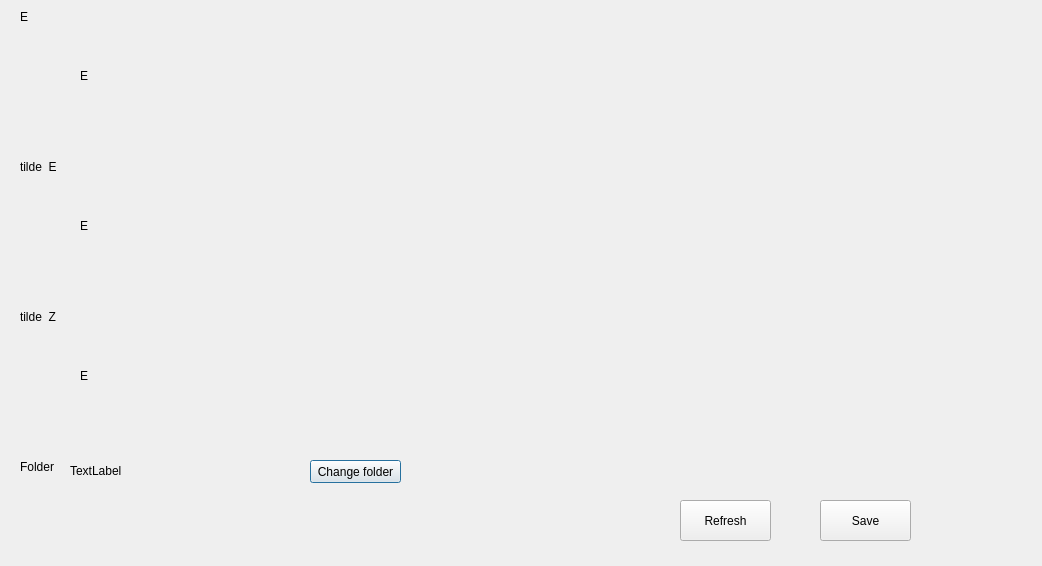
<?xml version="1.0" encoding="UTF-8"?>
<ui version="4.0">
 <class>Dialog</class>
 <widget class="QDialog" name="Dialog">
  <property name="geometry">
   <rect>
    <x>0</x>
    <y>0</y>
    <width>1042</width>
    <height>566</height>
   </rect>
  </property>
  <property name="windowTitle">
   <string>Dialog</string>
  </property>
  <widget class="QLabel" name="E_label">
   <property name="geometry">
    <rect>
     <x>20</x>
     <y>10</y>
     <width>47</width>
     <height>13</height>
    </rect>
   </property>
   <property name="text">
    <string>E</string>
   </property>
  </widget>
  <widget class="QLabel" name="tildeE_label">
   <property name="geometry">
    <rect>
     <x>20</x>
     <y>160</y>
     <width>47</width>
     <height>13</height>
    </rect>
   </property>
   <property name="text">
    <string>tilde_E</string>
   </property>
  </widget>
  <widget class="QLabel" name="tildeZ_label">
   <property name="geometry">
    <rect>
     <x>20</x>
     <y>310</y>
     <width>47</width>
     <height>13</height>
    </rect>
   </property>
   <property name="text">
    <string>tilde_Z</string>
   </property>
  </widget>
  <widget class="QLabel" name="folder_label">
   <property name="geometry">
    <rect>
     <x>20</x>
     <y>460</y>
     <width>47</width>
     <height>13</height>
    </rect>
   </property>
   <property name="text">
    <string>Folder</string>
   </property>
  </widget>
  <widget class="QLabel" name="E">
   <property name="geometry">
    <rect>
     <x>80</x>
     <y>10</y>
     <width>901</width>
     <height>131</height>
    </rect>
   </property>
   <property name="text">
    <string>E</string>
   </property>
  </widget>
  <widget class="QLabel" name="tildeE">
   <property name="geometry">
    <rect>
     <x>80</x>
     <y>160</y>
     <width>901</width>
     <height>131</height>
    </rect>
   </property>
   <property name="text">
    <string>E</string>
   </property>
  </widget>
  <widget class="QLabel" name="tildeZ">
   <property name="geometry">
    <rect>
     <x>80</x>
     <y>310</y>
     <width>901</width>
     <height>131</height>
    </rect>
   </property>
   <property name="text">
    <string>E</string>
   </property>
  </widget>
  <widget class="QLabel" name="folder">
   <property name="geometry">
    <rect>
     <x>70</x>
     <y>460</y>
     <width>191</width>
     <height>21</height>
    </rect>
   </property>
   <property name="text">
    <string>TextLabel</string>
   </property>
  </widget>
  <widget class="QPushButton" name="folder_button">
   <property name="geometry">
    <rect>
     <x>310</x>
     <y>460</y>
     <width>91</width>
     <height>23</height>
    </rect>
   </property>
   <property name="text">
    <string>Change folder</string>
   </property>
  </widget>
  <widget class="QPushButton" name="refresh_button">
   <property name="geometry">
    <rect>
     <x>680</x>
     <y>500</y>
     <width>91</width>
     <height>41</height>
    </rect>
   </property>
   <property name="text">
    <string>Refresh</string>
   </property>
  </widget>
  <widget class="QPushButton" name="save_button">
   <property name="geometry">
    <rect>
     <x>820</x>
     <y>500</y>
     <width>91</width>
     <height>41</height>
    </rect>
   </property>
   <property name="text">
    <string>Save</string>
   </property>
  </widget>
 </widget>
 <resources/>
 <connections/>
</ui>
